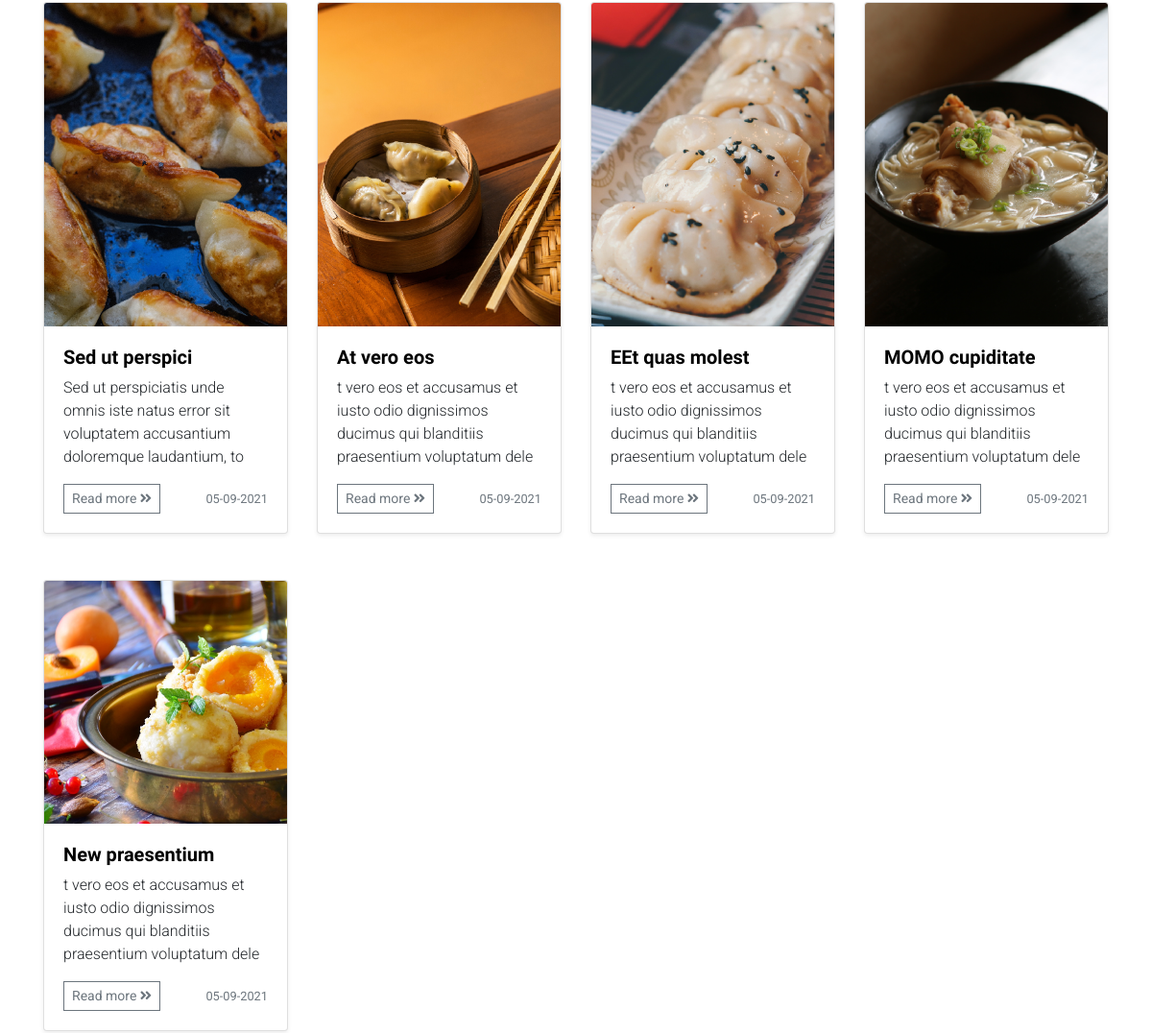
/recipe (middle part), run on an earlier commit of the app's database.
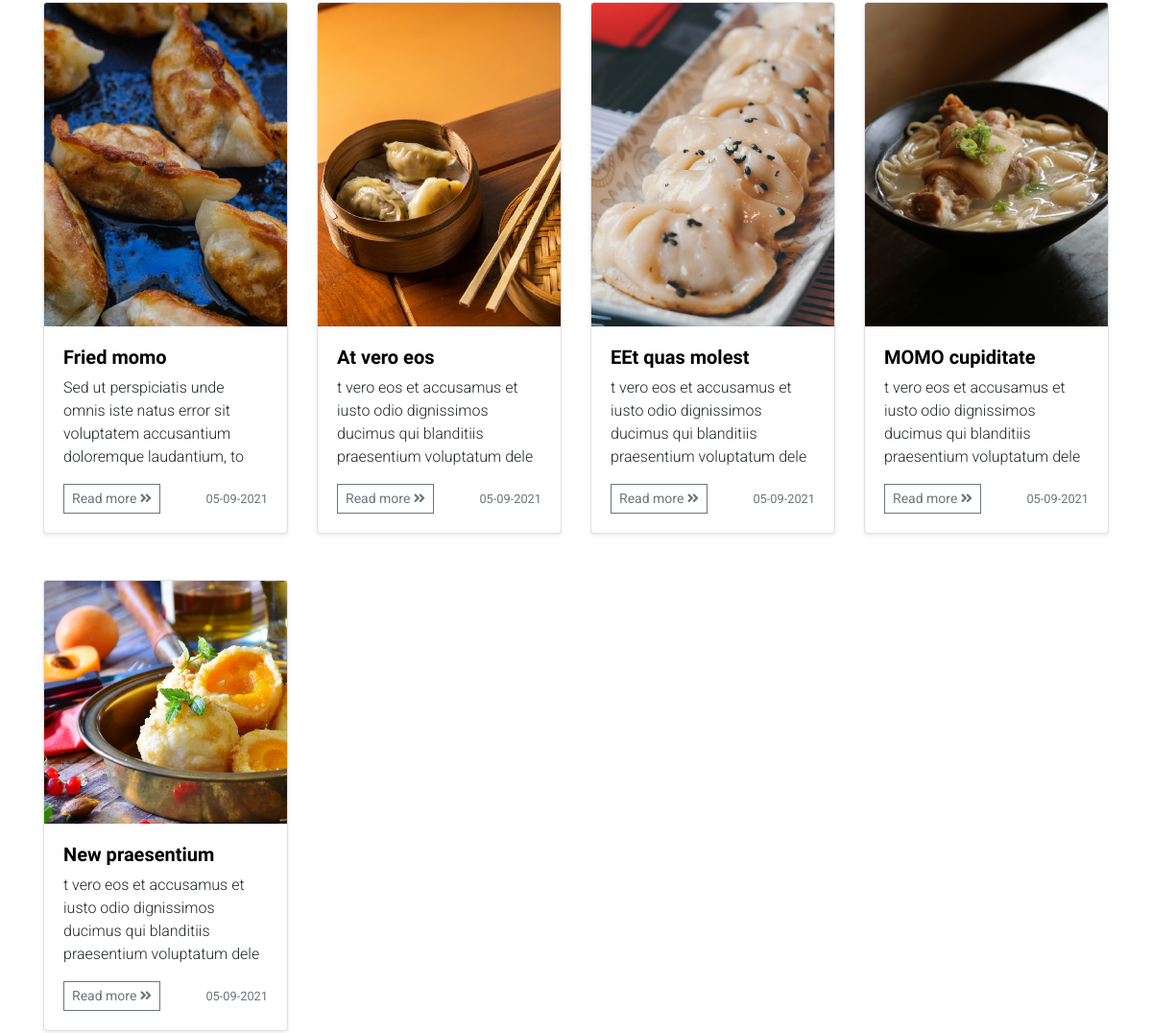
And on a later commit of the database.
### recipes/models.py (models this page shows, shortened)
class Recipe(models.Model):
    CATEGORY = (
        ('WS', 'Western'),
        ('TB', 'Tibetan'),
        ('NP', 'Nepalese')
    )
    id = models.UUIDField(primary_key=True, default=uuid.uuid4, editable=False)
    title = models.CharField(max_length=100)
    excerpt = models.TextField(max_length=200, blank=True)
    content = models.TextField(blank=True)
    image = models.ImageField(upload_to='', default='default.png', blank=True)
    create_by = models.ForeignKey(get_user_model(), on_delete=models.CASCADE)
    create_date = models.DateField(auto_now_add=True)

### recipes/views.py (the view)
# urls.py: path('', RecipeListView.as_view(), name='recipe'),
class RecipeListView(ListView):
    model = Recipe
    template_name = 'recipes/index.html'
    context_object_name = 'posts'

### recipes/templates/recipes/index.html (shortened to what this page needs)
{% extends 'base.html' %}
{% load static %}
{% block content %}
<section class="container common-container py-5">
    <div class="row g-5 py-5">
        {% for post in posts %}
        <div class="col-3">
            <div class="card shadow-sm">
                <img alt="{{ blog_post.title }}"
                     class="card-img-top"
                     src="{{ post.image.url }}">
                <div class="card-body">
                    <h5>
                        <a href="{% url 'recipe_detail' post.id %}">
                            {{ post.title|slice:":15" }}
                        </a>
                    </h5>
                    <p class="card-text">
                        {{ post.excerpt|slice:":100" }}
                    </p>
                    <div class="d-flex justify-content-between align-items-center">
                        <div class="btn-group">
                            <a class="btn btn-sm btn-outline-secondary"
                               href="{% url 'recipe_detail' post.id %}">
                                Read more <i class="fas fa-angle-double-right"></i>
                            </a>
                        </div>
                        <small class="text-muted">
                            {{ post.create_date|date:"m-d-Y" }}
                        </small>
                    </div>
                </div>
            </div>
        </div>
        {% empty %}
        <p>No record found.</p>
        {% endfor %}
    </div>
</section>
{% endblock %}

What changed in the data, as far as the page shows it:
changed Recipe: title "Sed ut perspici" → "Fried momo"
